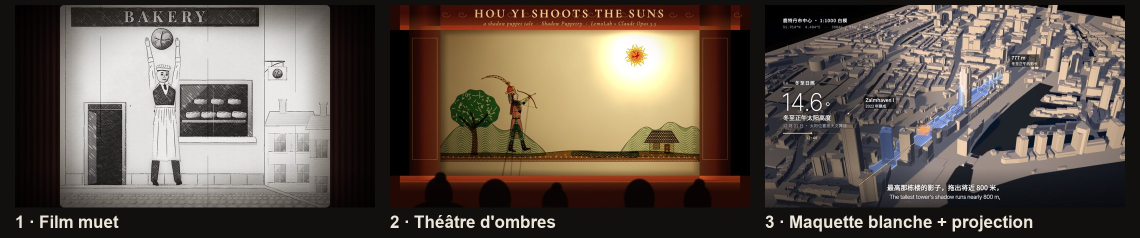
#> input picture styles/pistes.jpg, 2280 x 475 px (shown at 1/2 size)
$ python -i montage.py   (imports and definitions only)
#> lines starting #> are read from the running program, lines starting #| are printed output that depends on the picture
# Le montage de la pub : assemble les plans (rendus 3D, appli filmée, métiers), pose les titres,
# ajoute la patine « film » (halo des lumières, vignettage, grain léger), puis encode avec le son.
# Usage : python montage.py <sortie.mp4> [première image] [dernière image]   (images de 0 à 899, 30 i/s)
#         Avec seulement un intervalle, sort aussi les images PNG dans out/controle/ pour vérifier.
import subprocess
import sys
from pathlib import Path

import numpy as np
from PIL import Image, ImageFilter

ICI = Path(__file__).resolve().parent
R = ICI / "renders" / "final"
W, H, FPS, N = 1080, 1920, 30, 900
NUIT = np.array([14, 20, 18], dtype=np.float32)  # --background du mode sombre
TEMPS = 60 / 152

OUT = Path(sys.argv[1] if len(sys.argv) > 1 else ICI / "out" / "pub_30s.mp4")
A = int(sys.argv[2]) if len(sys.argv) > 2 else 0
B = int(sys.argv[3]) if len(sys.argv) > 3 else N - 1
CONTROLE = len(sys.argv) > 2


def charge(path):
    return np.asarray(Image.open(path).convert("RGB"), dtype=np.float32)


# [4 lines left out: function seq, not called in this run]


METIERS = ["electricien", "chauffagiste", "carreleur", "peintre", "menuisier", "macon", "couvreur", "serrurier", "multiservice"]
M0 = round(19.32 * FPS)  # 580
BORNES = [round(k * TEMPS * FPS) for k in range(9)] + [round(24.05 * FPS) - M0]


# [25 lines left out: functions metier, plan, not called in this run]


# ——— Patine ———

yy, xx = np.mgrid[0:H, 0:W].astype(np.float32)
_d = np.sqrt(((xx - W / 2) / (W * 0.62)) ** 2 + ((yy - H / 2) / (H * 0.62)) ** 2)
VIGNETTE = (1 - 0.32 * np.clip(_d - 0.45, 0, 1) ** 1.6)[..., None]
rng = np.random.default_rng(2026)


def halo(img, force=0.22):
    """Les lumières débordent un peu, comme sur une vraie optique : seules les zones très claires bavent."""
    clair = np.clip(img - 200, 0, None) * (255 / 55)
    petit = Image.fromarray(clair.clip(0, 255).astype(np.uint8)).resize((W // 4, H // 4), Image.BILINEAR)
    flou = np.asarray(petit.filter(ImageFilter.GaussianBlur(14)).resize((W, H), Image.BILINEAR), dtype=np.float32)
    return img + flou * force


# [27 lines left out: functions flash_orange, grain, image, not called in this run]


# [7 lines not run here, left out]

# Encodage : H.264 haute qualité (les réseaux recompressent, on leur donne une source propre), son AAC 320 k.
son = ICI / "out" / "mix_30s.wav"
# [1 line not run here, left out]
cmd = ["ffmpeg", "-v", "error", "-y", "-f", "rawvideo", "-pix_fmt", "rgb24", "-s", f"{W}x{H}", "-r", str(FPS), "-i", "-",
       "-i", str(son), "-map", "0:v", "-map", "1:a",
       "-c:v", "libx264", "-preset", "slow", "-crf", "15", "-pix_fmt", "yuv420p", "-profile:v", "high",
       "-color_primaries", "bt709", "-color_trc", "bt709", "-colorspace", "bt709", "-movflags", "+faststart",
       "-c:a", "aac", "-b:a", "320k", "-shortest", str(OUT)]
# [1 line that did not run here, left out]
# [7 lines not run here, left out]

>>> import cv2
>>> picture = cv2.imread('styles/pistes.jpg', cv2.IMREAD_GRAYSCALE)
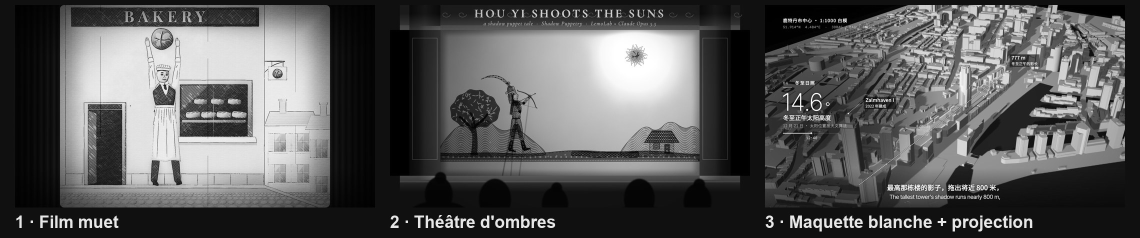
#> picture: shape (475, 2280) (shown at 1/2 size); min 0, max 255, mean 88.3
>>> result = halo(picture)
#> in halo, `clair = np.clip(img - 200, 0, None) * (255 / 55)`:
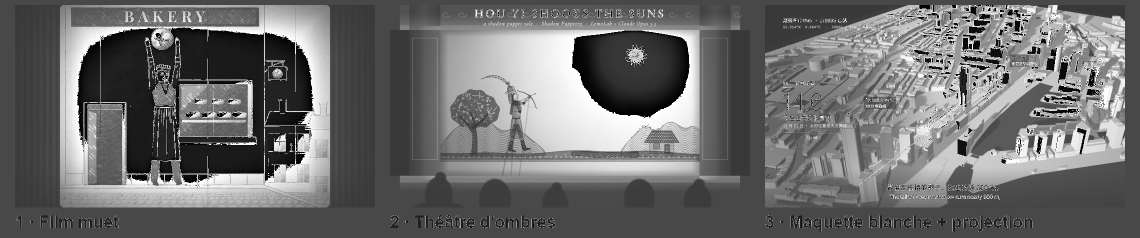
#> clair: shape (475, 2280) float64 (shown at 1/2 size); min 0, max 1182.3, mean 506.1; drawn with min black and max white
#> in halo, `petit = Image.fromarray(clair.clip(0, 255).astype(np.uint8)).resize((W..`:
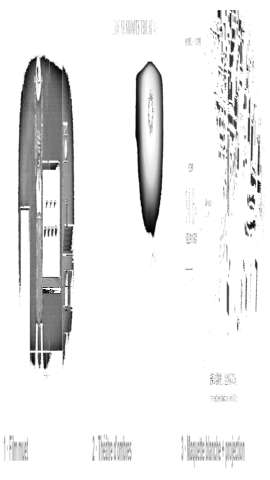
#> petit: PIL image 270x480 L; min 0, max 255, mean 235
#> in halo, `flou = np.asarray(petit.filter(ImageFilter.GaussianBlur(14)).resize((W..`:
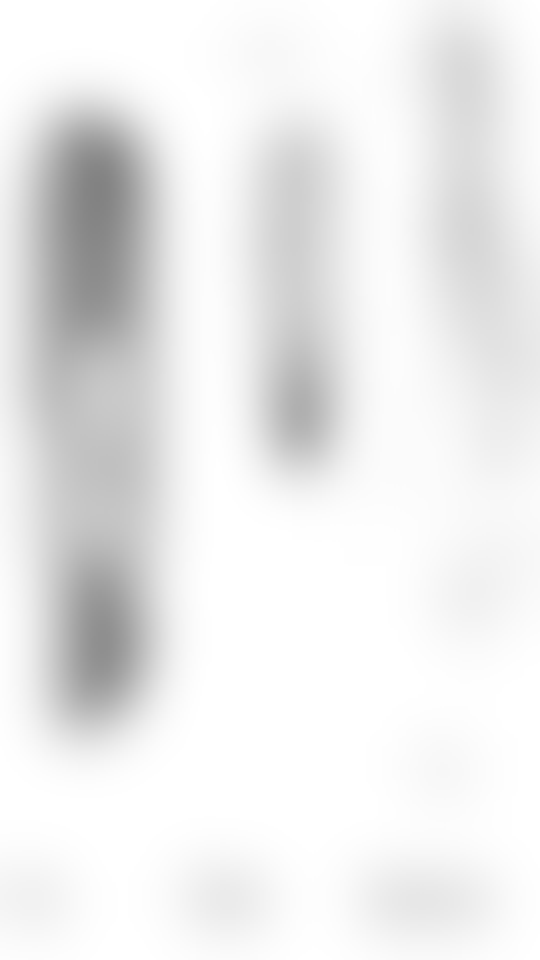
#> flou: shape (1920, 1080) float32 (shown at 1/2 size); min 130, max 255, mean 235.3
#> (the run stopped early here; a loop or call above may not have finished)
